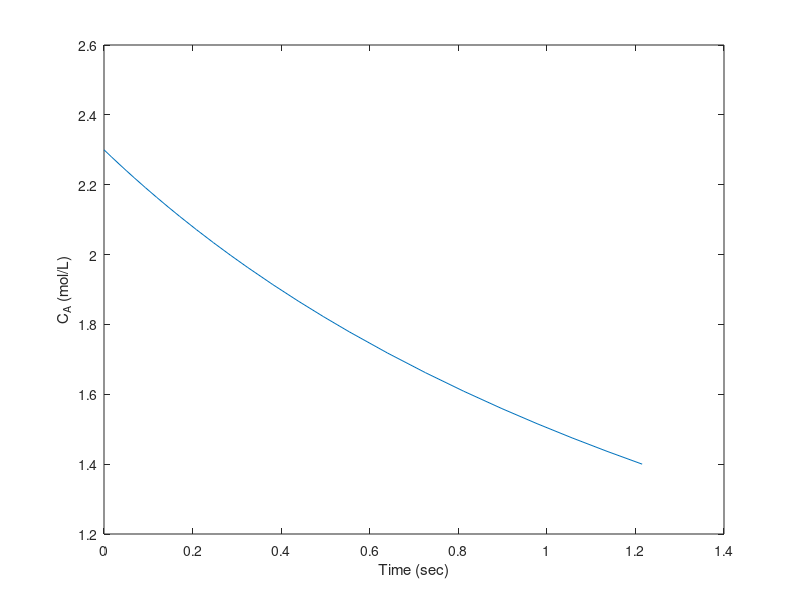

The MATLAB script that drew this image:
function main
clear all; close all; clc

k = 0.23;
Cao = 2.3;
tspan = [0 10];

% create an options variable
options = odeset('Events',@event_function);

% note the extra outputs
[t,Ca,TE,VE] = ode45(@myode,tspan,Cao,options);
TE % this is the time value where the event occurred
VE % this is the value of Ca where the event occurred

sprintf('At t = %1.2f seconds the concentration of A is %1.2f mol/L.', TE,VE)

plot(t,Ca)
xlabel('Time (sec)')
ylabel('C_A (mol/L)')
% you can see the integration terminated at Ca = 1

'done'

function dCadt = myode(t,Ca)
k = 0.23;
dCadt = -k*Ca^2;

function [value,isterminal,direction] = event_function(t,Ca)
% when value is equal to zero, an event is triggered.
% set isterminal to 1 to stop the solver at the first event, or 0 to
% get all the events.
%  direction=0 if all zeros are to be computed (the default), +1 if
%  only zeros where the event function is increasing, and -1 if only
%  zeros where the event function is decreasing.
value = Ca - 1.4;  % when value = 0, an event is triggered
isterminal = 1; % terminate after the first event
direction = 0;  % get all the zeros
% categories: ODEs
% tags: reaction engineering